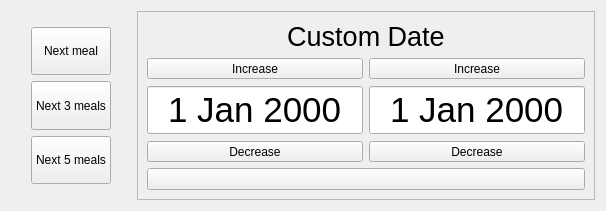
            <widget class="QWidget" name="rebate">
             <attribute name="title">
              <string>Rebate</string>
             </attribute>
             <layout class="QGridLayout" name="gridLayout_6">
              <item row="1" column="1">
               <layout class="QGridLayout" name="gridLayout_7">
                <item row="2" column="0">
                 <widget class="QPushButton" name="pushButton_9">
                  <property name="sizePolicy">
                   <sizepolicy hsizetype="Expanding" vsizetype="Expanding">
                    <horstretch>0</horstretch>
                    <verstretch>0</verstretch>
                   </sizepolicy>
                  </property>
                  <property name="text">
                   <string>Next 5 meals</string>
                  </property>
                 </widget>
                </item>
                <item row="0" column="0">
                 <widget class="QPushButton" name="pushButton_7">
                  <property name="sizePolicy">
                   <sizepolicy hsizetype="Expanding" vsizetype="Expanding">
                    <horstretch>0</horstretch>
                    <verstretch>0</verstretch>
                   </sizepolicy>
                  </property>
                  <property name="text">
                   <string>Next meal</string>
                  </property>
                 </widget>
                </item>
                <item row="1" column="0">
                 <widget class="QPushButton" name="pushButton_8">
                  <property name="sizePolicy">
                   <sizepolicy hsizetype="Expanding" vsizetype="Expanding">
                    <horstretch>0</horstretch>
                    <verstretch>0</verstretch>
                   </sizepolicy>
                  </property>
                  <property name="text">
                   <string>Next 3 meals</string>
                  </property>
                 </widget>
                </item>
               </layout>
              </item>
              <item row="1" column="0">
               <spacer name="horizontalSpacer_4">
                <property name="orientation">
                 <enum>Qt::Horizontal</enum>
                </property>
                <property name="sizeType">
                 <enum>QSizePolicy::Fixed</enum>
                </property>
                <property name="sizeHint" stdset="0">
                 <size>
                  <width>20</width>
                  <height>20</height>
                 </size>
                </property>
               </spacer>
              </item>
              <item row="2" column="1">
               <spacer name="verticalSpacer_4">
                <property name="orientation">
                 <enum>Qt::Vertical</enum>
                </property>
                <property name="sizeType">
                 <enum>QSizePolicy::Fixed</enum>
                </property>
                <property name="sizeHint" stdset="0">
                 <size>
                  <width>20</width>
                  <height>10</height>
                 </size>
                </property>
               </spacer>
              </item>
              <item row="0" column="1">
               <spacer name="verticalSpacer_3">
                <property name="orientation">
                 <enum>Qt::Vertical</enum>
                </property>
                <property name="sizeType">
                 <enum>QSizePolicy::Fixed</enum>
                </property>
                <property name="sizeHint" stdset="0">
                 <size>
                  <width>20</width>
                  <height>10</height>
                 </size>
                </property>
               </spacer>
              </item>
              <item row="1" column="2">
               <spacer name="horizontalSpacer_7">
                <property name="orientation">
                 <enum>Qt::Horizontal</enum>
                </property>
                <property name="sizeType">
                 <enum>QSizePolicy::Fixed</enum>
                </property>
                <property name="sizeHint" stdset="0">
                 <size>
                  <width>20</width>
                  <height>20</height>
                 </size>
                </property>
               </spacer>
              </item>
              <item row="0" column="3" rowspan="3">
               <widget class="QFrame" name="frame">
                <property name="sizePolicy">
                 <sizepolicy hsizetype="Expanding" vsizetype="Expanding">
                  <horstretch>0</horstretch>
                  <verstretch>0</verstretch>
                 </sizepolicy>
                </property>
                <property name="frameShape">
                 <enum>QFrame::StyledPanel</enum>
                </property>
                <property name="frameShadow">
                 <enum>QFrame::Raised</enum>
                </property>
                <layout class="QGridLayout" name="gridLayout_9">
                 <item row="0" column="0" colspan="2">
                  <widget class="QLabel" name="label_2">
                   <property name="sizePolicy">
                    <sizepolicy hsizetype="Expanding" vsizetype="Fixed">
                     <horstretch>0</horstretch>
                     <verstretch>0</verstretch>
                    </sizepolicy>
                   </property>
                   <property name="baseSize">
                    <size>
                     <width>0</width>
                     <height>0</height>
                    </size>
                   </property>
                   <property name="font">
                    <font>
                     <pointsize>20</pointsize>
                    </font>
                   </property>
                   <property name="text">
                    <string>Custom Date</string>
                   </property>
                   <property name="alignment">
                    <set>Qt::AlignCenter</set>
                   </property>
                  </widget>
                 </item>
                 <item row="1" column="0">
                  <widget class="QToolButton" name="toolButton_inc_present">
                   <property name="sizePolicy">
                    <sizepolicy hsizetype="Expanding" vsizetype="Expanding">
                     <horstretch>0</horstretch>
                     <verstretch>0</verstretch>
                    </sizepolicy>
                   </property>
                   <property name="text">
                    <string>Increase</string>
                   </property>
                   <property name="icon">
                    <iconset resource="resources.qrc">
                     <normaloff>:/images/up-circle.png</normaloff>:/images/up-circle.png</iconset>
                   </property>
                   <property name="iconSize">
                    <size>
                     <width>60</width>
                     <height>60</height>
                    </size>
                   </property>
                  </widget>
                 </item>
                 <item row="1" column="1">
                  <widget class="QToolButton" name="toolButton_inc_future">
                   <property name="sizePolicy">
                    <sizepolicy hsizetype="Expanding" vsizetype="Expanding">
                     <horstretch>0</horstretch>
                     <verstretch>0</verstretch>
                    </sizepolicy>
                   </property>
                   <property name="text">
                    <string>Increase</string>
                   </property>
                   <property name="icon">
                    <iconset resource="resources.qrc">
                     <normaloff>:/images/up-circle.png</normaloff>:/images/up-circle.png</iconset>
                   </property>
                   <property name="iconSize">
                    <size>
                     <width>60</width>
                     <height>60</height>
                    </size>
                   </property>
                  </widget>
                 </item>
                 <item row="2" column="0">
                  <widget class="QDateEdit" name="dateEdit_present">
                   <property name="sizePolicy">
                    <sizepolicy hsizetype="Expanding" vsizetype="Expanding">
                     <horstretch>0</horstretch>
                     <verstretch>0</verstretch>
                    </sizepolicy>
                   </property>
                   <property name="minimumSize">
                    <size>
                     <width>0</width>
                     <height>50</height>
                    </size>
                   </property>
                   <property name="maximumSize">
                    <size>
                     <width>16777215</width>
                     <height>50</height>
                    </size>
                   </property>
                   <property name="font">
                    <font>
                     <pointsize>26</pointsize>
                    </font>
                   </property>
                   <property name="alignment">
                    <set>Qt::AlignCenter</set>
                   </property>
                   <property name="readOnly">
                    <bool>true</bool>
                   </property>
                   <property name="buttonSymbols">
                    <enum>QAbstractSpinBox::NoButtons</enum>
                   </property>
                  </widget>
                 </item>
                 <item row="2" column="1">
                  <widget class="QDateEdit" name="dateEdit_future">
                   <property name="sizePolicy">
                    <sizepolicy hsizetype="Expanding" vsizetype="Expanding">
                     <horstretch>0</horstretch>
                     <verstretch>0</verstretch>
                    </sizepolicy>
                   </property>
                   <property name="minimumSize">
                    <size>
                     <width>0</width>
                     <height>50</height>
                    </size>
                   </property>
                   <property name="maximumSize">
                    <size>
                     <width>16777215</width>
                     <height>50</height>
                    </size>
                   </property>
                   <property name="font">
                    <font>
                     <pointsize>26</pointsize>
                    </font>
                   </property>
                   <property name="alignment">
                    <set>Qt::AlignCenter</set>
                   </property>
                   <property name="readOnly">
                    <bool>true</bool>
                   </property>
                   <property name="buttonSymbols">
                    <enum>QAbstractSpinBox::NoButtons</enum>
                   </property>
                  </widget>
                 </item>
                 <item row="3" column="0">
                  <widget class="QToolButton" name="toolButton_dec_present">
                   <property name="sizePolicy">
                    <sizepolicy hsizetype="Expanding" vsizetype="Expanding">
                     <horstretch>0</horstretch>
                     <verstretch>0</verstretch>
                    </sizepolicy>
                   </property>
                   <property name="text">
                    <string>Decrease</string>
                   </property>
                   <property name="icon">
                    <iconset resource="resources.qrc">
                     <normaloff>:/images/down-circle.png</normaloff>:/images/down-circle.png</iconset>
                   </property>
                   <property name="iconSize">
                    <size>
                     <width>60</width>
                     <height>60</height>
                    </size>
                   </property>
                  </widget>
                 </item>
                 <item row="3" column="1">
                  <widget class="QToolButton" name="toolButton_dec_future">
                   <property name="sizePolicy">
                    <sizepolicy hsizetype="Expanding" vsizetype="Expanding">
                     <horstretch>0</horstretch>
                     <verstretch>0</verstretch>
                    </sizepolicy>
                   </property>
                   <property name="text">
                    <string>Decrease</string>
                   </property>
                   <property name="icon">
                    <iconset resource="resources.qrc">
                     <normaloff>:/images/down-circle.png</normaloff>:/images/down-circle.png</iconset>
                   </property>
                   <property name="iconSize">
                    <size>
                     <width>60</width>
                     <height>60</height>
                    </size>
                   </property>
                  </widget>
                 </item>
                 <item row="4" column="0" colspan="2">
                  <widget class="QPushButton" name="pushButton_confirm">
                   <property name="sizePolicy">
                    <sizepolicy hsizetype="Expanding" vsizetype="Expanding">
                     <horstretch>0</horstretch>
                     <verstretch>0</verstretch>
                    </sizepolicy>
                   </property>
                   <property name="text">
                    <string/>
                   </property>
                   <property name="icon">
                    <iconset resource="resources.qrc">
                     <normaloff>:/images/tick.png</normaloff>:/images/tick.png</iconset>
                   </property>
                   <property name="iconSize">
                    <size>
                     <width>60</width>
                     <height>60</height>
                    </size>
                   </property>
                  </widget>
                 </item>
                </layout>
               </widget>
              </item>
             </layout>
            </widget>
